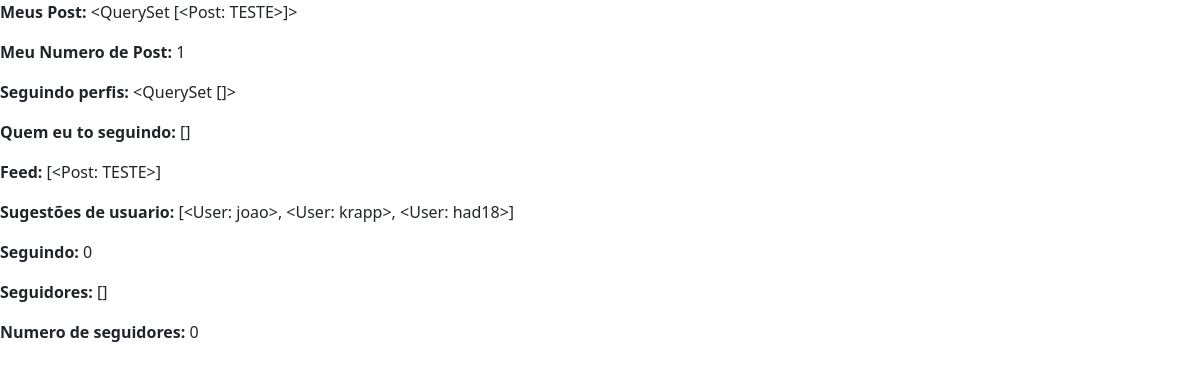
Page /profiles/test/ (signed in) on the committed database.
### profiles/models.py (models this page shows, shortened)
class Profile(models.Model):
    user = models.OneToOneField(User, on_delete=models.CASCADE)
    avatar = models.ImageField(upload_to='media/avatars/')
    background = models.ImageField(upload_to='media/backgrounds/', default='background.jpg')
    following = models.ManyToManyField(User, related_name='following', blank=True)
    bio = models.TextField(default="no bio...")
    updated = models.DateTimeField(auto_now=True)
    created = models.DateTimeField(auto_now_add=True)
    def get_my_post(self):
        return self.posts.all()
    @property
    def num_post(self):
        return self.posts.all().count()
    def get_following(self):
        return self.following.all()
    @property
    def following_count(self):
        return self.get_following().count()
    def get_following_users(self):
        following_list = [p for p in self.get_following()]
        return following_list
    def get_my_and_following_posts(self):
        users = [ user for user in self.get_following()]
        posts = []
        qs = None
        for u in users:
            p = Profile.objects.get(user=u)
            p_posts = p.posts.all()
            posts.append(p_posts)
        my_post = self.posts.all()
        posts.append(my_post)
        if len(posts) > 0:
            qs = sorted(chain(*posts), reverse=True, key=lambda obj: obj.created)
        return qs
    def get_proposals_for_following(self):
        profiles = Profile.objects.all().exclude(user=self.user)
        followers_list = [p for p in self.get_following()]
        available = [p.user for p in profiles if p.user not in followers_list]
        random.shuffle(available)
        return available[:3]
    def get_followers(self):
        qs = Profile.objects.all()
        followers_list = []
        for profile in qs:
            if self.user in profile.get_following():
                followers_list.append(profile)
        return followers_list
    @property
    def followers_count(self):
        return len(self.get_followers())

### posts/models.py (models this page shows, shortened)
class Post(models.Model):
    title = models.CharField(max_length=255)
    body = models.TextField()
    liked = models.ManyToManyField(User, default=None, blank=True)
    author = models.ForeignKey(Profile, on_delete=models.CASCADE, null=True, related_name='posts')
    updated = models.DateTimeField(auto_now=True)
    created = models.DateTimeField(auto_now_add=True)
    def __str__(self):
        return f"{self.title}"

### profiles/views.py (the view)
# urls.py: path('test/', profile_Test_view, name='test_profile'),
def profile_Test_view(request):
    if not request.user.is_authenticated:
            return HttpResponseRedirect(reverse('mainpage:index'))
    profile = Profile.objects.get(user=request.user)
    return render(request, 'profiles/test_profile.html', {'profile':profile, 'testando': 'testaaaaaa'})

### profiles/templates/profiles/test_profile.html (shortened to what this page needs)
{% extends 'base.html' %}
{% block body %}
<p><b>Meus Post: </b>{{profile.get_my_post}}</p>
<p><b>Meu Numero de Post: </b>{{profile.num_post}}</p>
<p><b>Seguindo perfis: </b>{{profile.get_following}}</p>
<p><b>Quem eu to seguindo: </b>{{profile.get_following_users}}</p>
<p><b>Feed: </b>{{profile.get_my_and_following_posts}}</p>
<p><b>Sugestões de usuario: </b>{{profile.get_proposals_for_following}}</p>
<p><b>Seguindo: </b>{{profile.following_count}}</p>
<p><b>Seguidores: </b>{{profile.get_followers}}</p>
<p><b>Numero de seguidores: </b>{{profile.followers_count}}</p>
{% endblock %}

### rows in the picture
Profile: get_my_post "<QuerySet [<Post: TESTE>]>", num_post "1", get_following "<QuerySet []>", get_following_users "[]", get_my_and_following_posts "[<Post: TESTE>]", get_proposals_for_following "[<User: joao>, <User: krapp>, <User: had18>]", following_count "0", get_followers "[]", followers_count "0"
